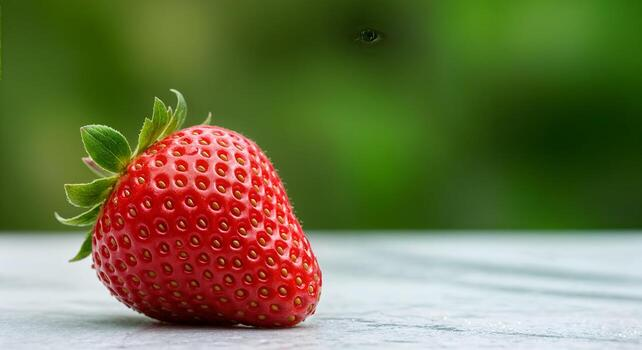
#> input picture A2_Histogram_Equalization/image.jpg, 642 x 350 px
$ python histogram.py
#> lines starting #> are read from the running program, lines starting #| are printed output that depends on the picture
import os
import cv2
import numpy as np
import matplotlib.pyplot as plt

image = cv2.imread("image.jpg", cv2.IMREAD_GRAYSCALE)
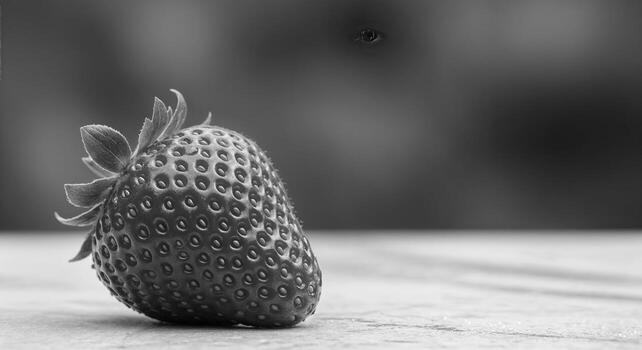
#> image: shape (350, 642); min 0, max 253, mean 110.1
hist = np.zeros(256)
height = image.shape[0]
#> height = 350
length = image.shape[1]
#> length = 642

for i in range(height):
    for j in range(length):
        pixel = image[i][j]
        hist[pixel] += 1
#> after the loop, hist = 256 values, max 3597 at index 64, min 0 at index 252, mean 877.7

pdf =  hist/(height*length)
#> pdf = 256 values, max 0.016 at index 64, min 0 at index 252, mean 0.00391

cdf = np.cumsum(pdf)
#> cdf = 256 values from 8.9e-06 to 1

mapping = np.round(255*cdf).astype(np.uint8)
#> mapping = 256 values from 0 to 255

result = mapping[image]
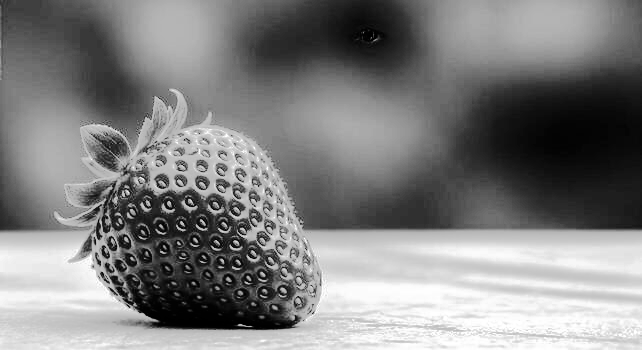
#> result: shape (350, 642); min 0, max 255, mean 128.5


plt.plot(hist)
plt.title("Histogram")
plt.xlabel("Pixel Value")
plt.ylabel("Frequency")
plt.show()
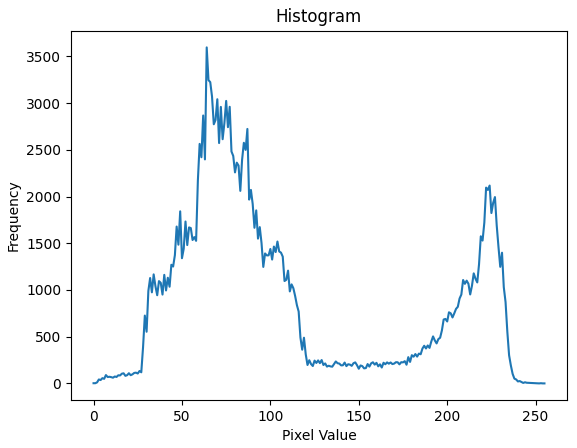
#> figure drawn by matplotlib, 1 panel; curve peaks at x = 64, y = 3597

$ run again, with A2_Histogram_Equalization/input.jpg copied over A2_Histogram_Equalization/image.jpg
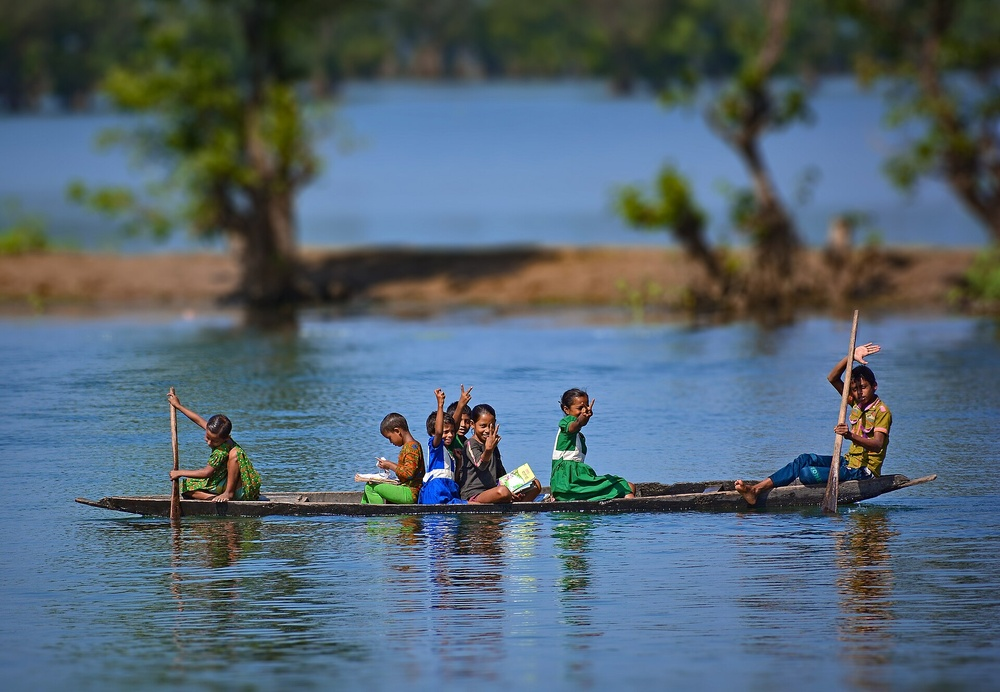
#> input picture A2_Histogram_Equalization/input.jpg, 1000 x 692 px, shrunk from 1920 x 1328 before the run
#> `image = cv2.imread("image.jpg", cv2.IMREAD_GRAYSCALE)`:
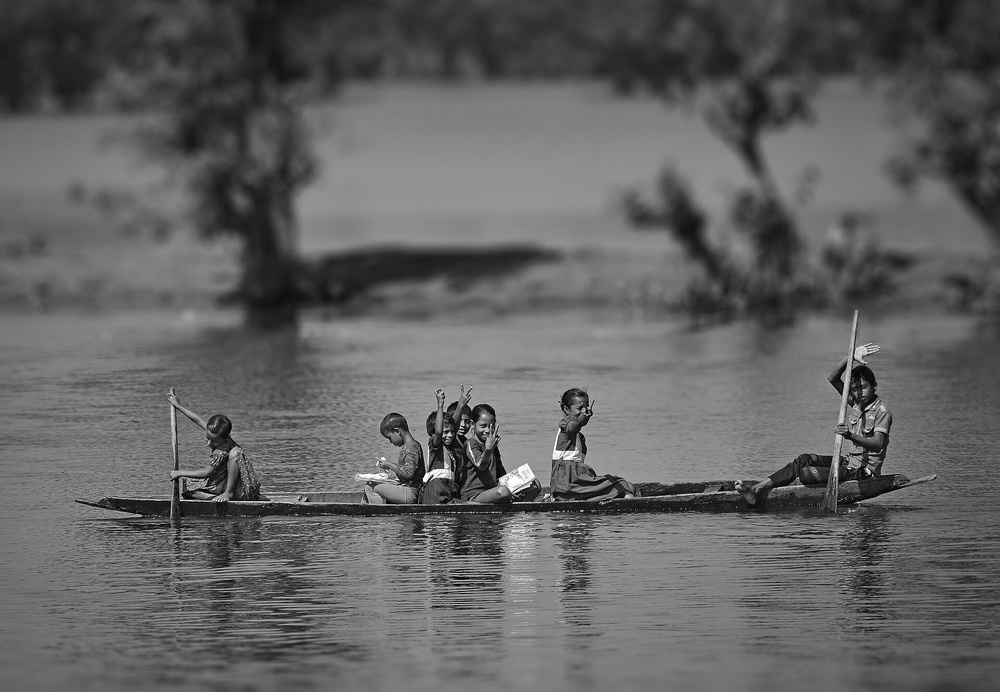
#> image: shape (692, 1000); min 0, max 255, mean 97.8
#> after the loop `for i in range(height):`: hist = 256 values, max 9784 at index 127, min 13 at index 230, mean 2703.1
#> pdf = 256 values, max 0.0141 at index 127, min 1.88e-05 at index 230, mean 0.00391
#> cdf = 256 values from 9.68e-05 to 1
#> mapping = 256 values from 0 to 255
#> `plt.show()`:
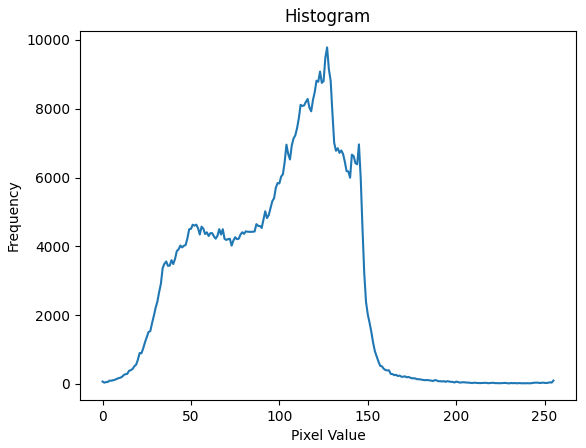
#> figure drawn by matplotlib, 1 panel; curve peaks at x = 127, y = 9784

$ run again, with A2_Histogram_Equalization/reference.jpg copied over A2_Histogram_Equalization/image.jpg
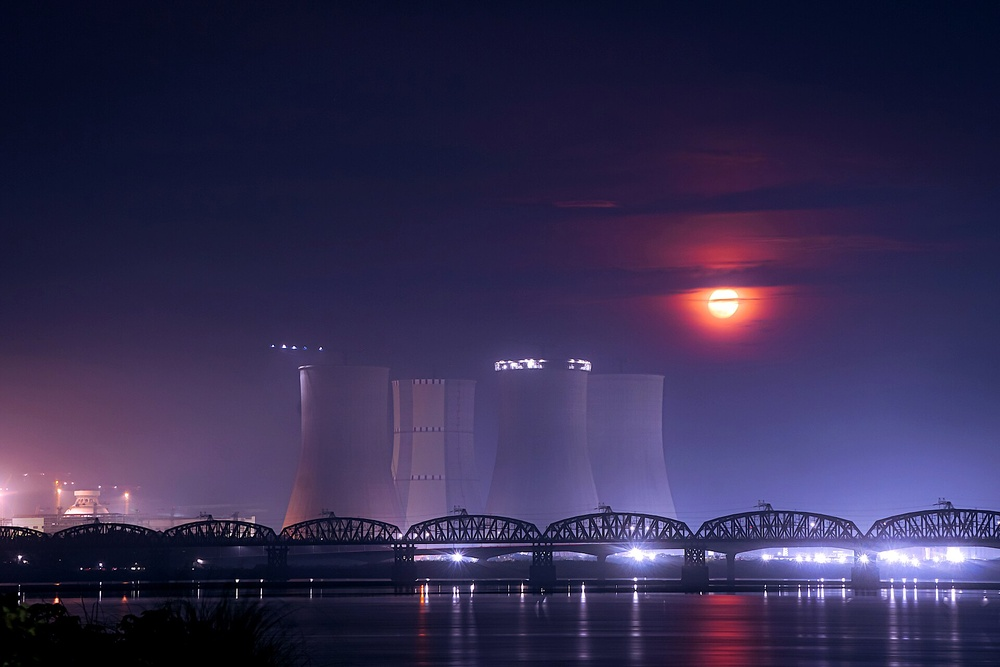
#> input picture A2_Histogram_Equalization/reference.jpg, 1000 x 667 px, shrunk from 1920 x 1280 before the run
#> `image = cv2.imread("image.jpg", cv2.IMREAD_GRAYSCALE)`:
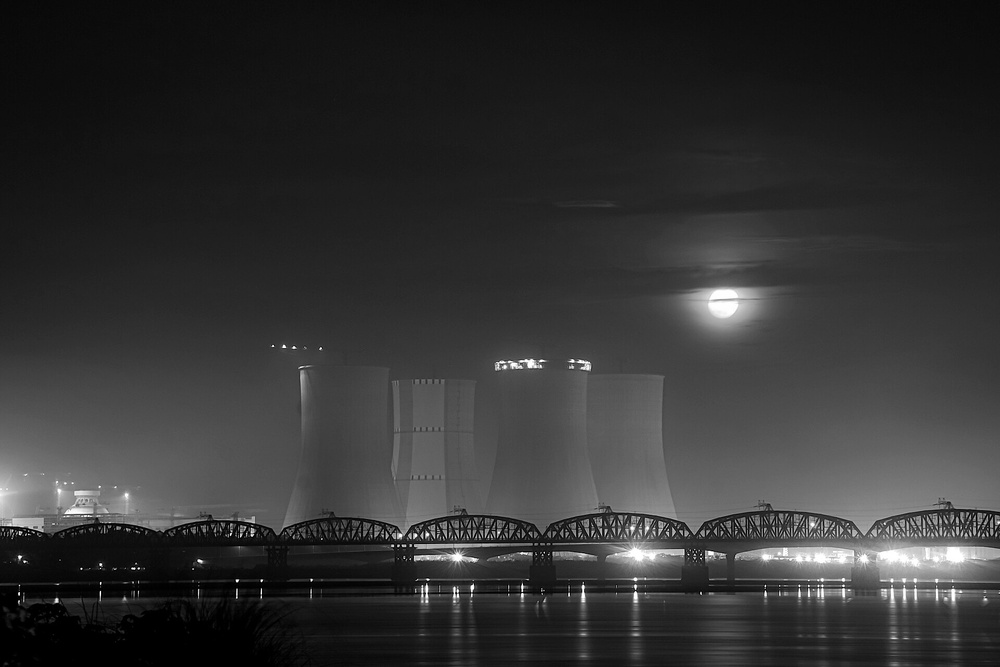
#> image: shape (667, 1000); min 0, max 255, mean 50.6
#> after the loop `for i in range(height):`: hist = 256 values, max 13872 at index 15, min 40 at index 233, mean 2605.5
#> pdf = 256 values, max 0.0208 at index 15, min 6e-05 at index 233, mean 0.00391
#> cdf = 256 values from 0.0169 to 1
#> mapping = 256 values from 4 to 255
#> `plt.show()`:
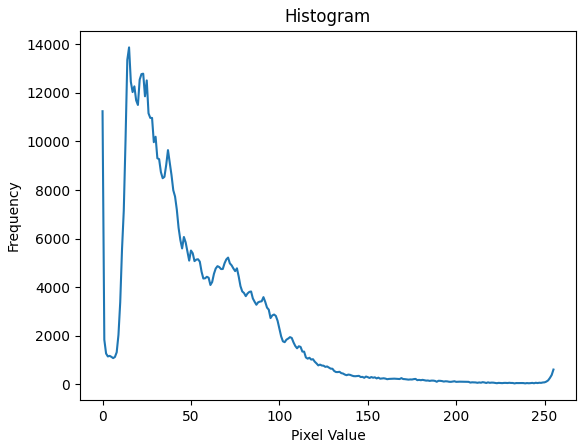
#> figure drawn by matplotlib, 1 panel; curve peaks at x = 15, y = 13872

$ run again, with A2_Histogram_Equalization/reference2.jpg copied over A2_Histogram_Equalization/image.jpg
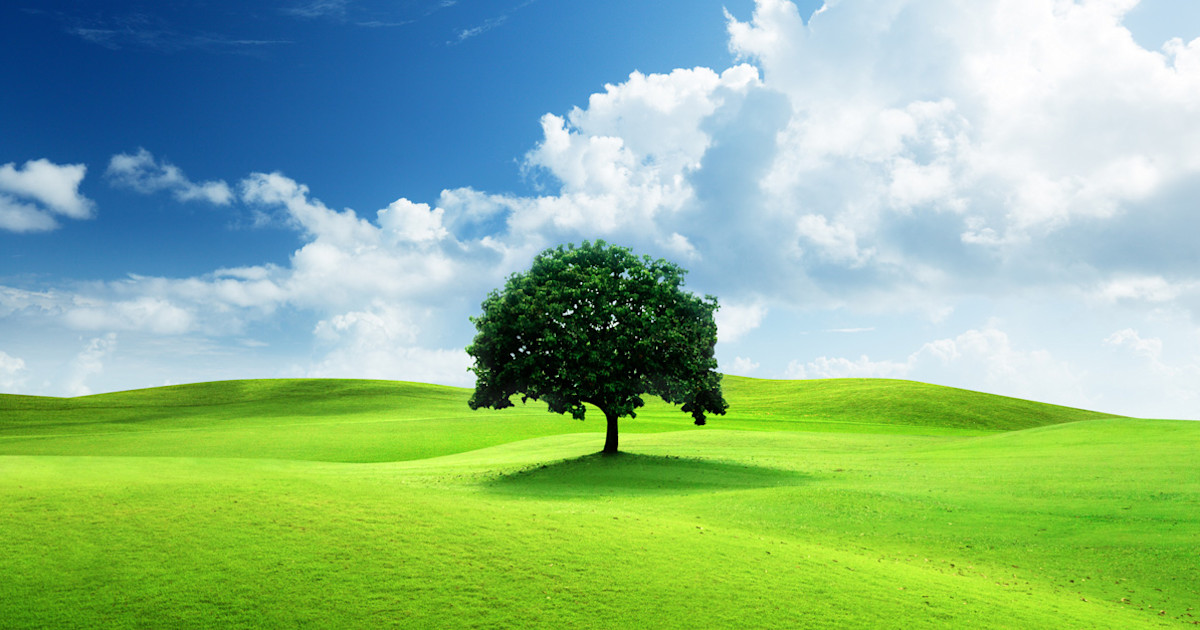
#> input picture A2_Histogram_Equalization/reference2.jpg, 1200 x 630 px
#> `image = cv2.imread("image.jpg", cv2.IMREAD_GRAYSCALE)`:
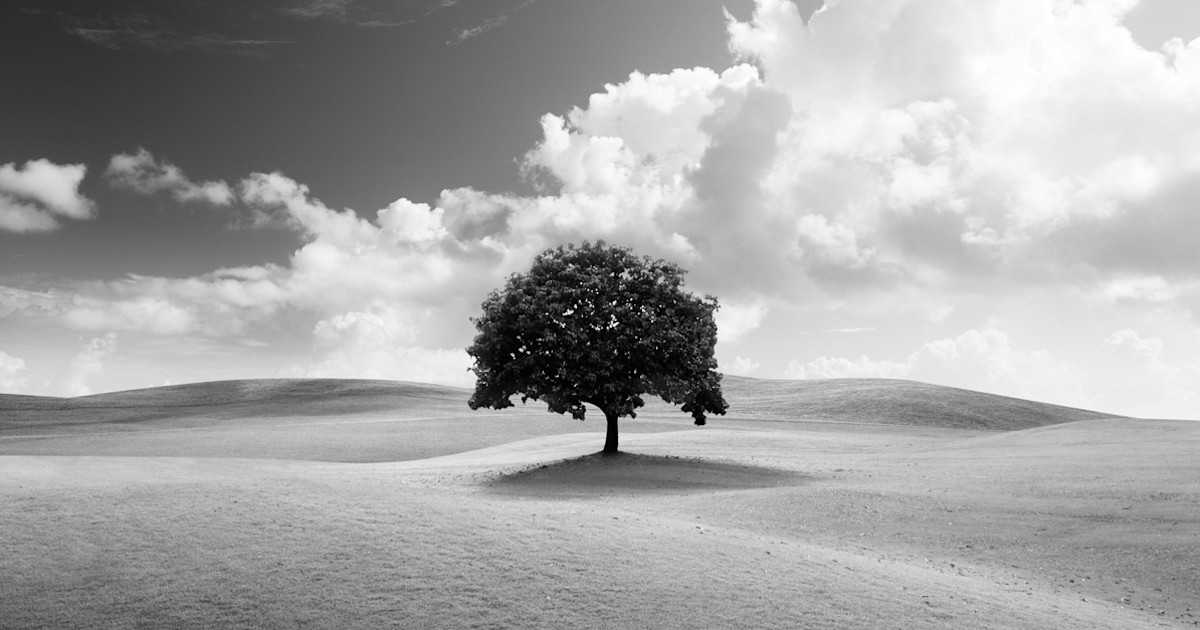
#> image: shape (630, 1200); min 0, max 255, mean 165.5
#> after the loop `for i in range(height):`: hist = 256 values, max 6534 at index 185, min 272 at index 255, mean 2953.1
#> pdf = 256 values, max 0.00864 at index 185, min 0.00036 at index 255, mean 0.00391
#> cdf = 256 values from 0.00157 to 1
#> mapping = 256 values from 0 to 255
#> `plt.show()`:
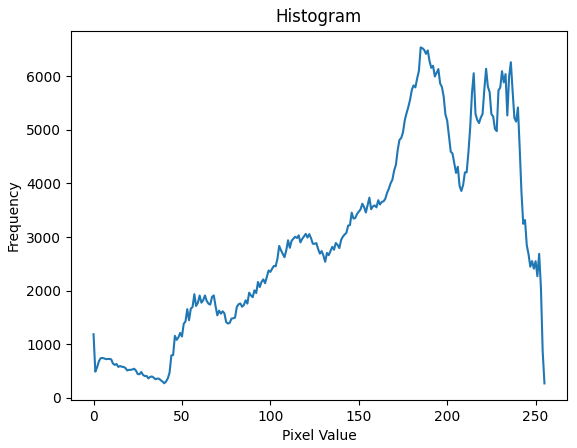
#> figure drawn by matplotlib, 1 panel; curve peaks at x = 185, y = 6534
